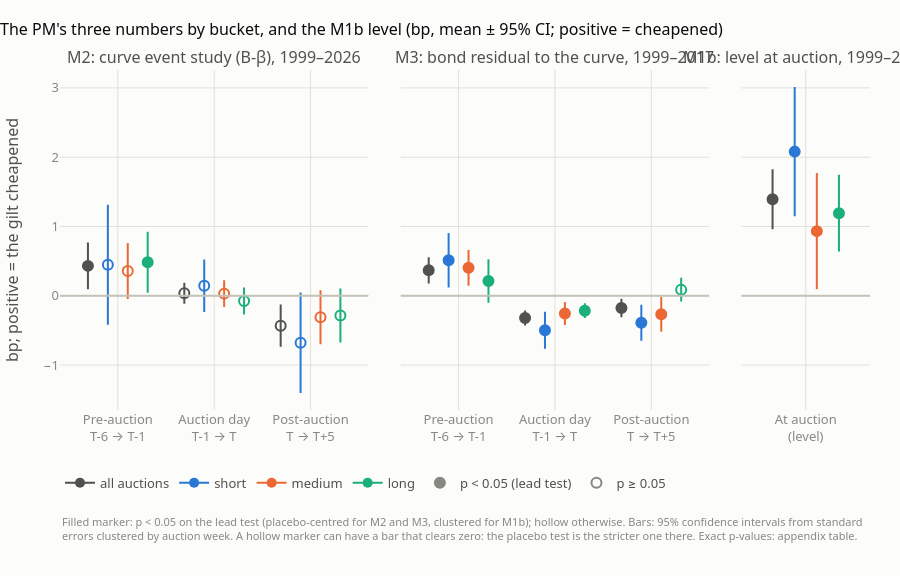

The cell this chart's notebook holds for it:
### Code cell
fig_s, fig_p = rc.chart_buckets(B)
plotting.save_pair("report_2_by_bucket", fig_s, fig_p)
fig_p.show()

### Figure 1 — Plotly figure (JSON) as saved in the notebook; plotly's stock layout.template omitted (floating-point values rounded to 4 significant figures)
{"data": [{"customdata": [["0.09520705784469607", "0.7677237446244133", "912.0", "0.008", "placebo-centred", "0.0121211441140323"], ["-0.11554697484460659", "0.1896671754943362", "912.0", "0.345", "placebo-centred", "0.6342331716239973"], ["-0.7372673050707352", "-0.12772762703148677", "912.0", "0.074", "placebo-centred", "0.0055531967938022"]], "error_y": {"array": [0.3363, 0.1526, 0.3048], "arrayminus": [0.3363, 0.1526, 0.3048], "color": "#52514e", "symmetric": false, "thickness": 2, "type": "data", "width": 0}, "hovertemplate": "<b>all auctions</b>: %{y:+.2f} bp<br>95% CI [%{customdata[0]:+.2f}, %{customdata[1]:+.2f}]<br>p %{customdata[3]} (%{customdata[4]}); clustered p %{customdata[5]:.3f}<br>n %{customdata[2]:.0f}<extra></extra>", "legendgroup": "all auctions", "marker": {"color": "#52514e", "line": {"color": "#52514e", "width": 2}, "size": 10, "symbol": ["circle", "circle-open", "circle-open"]}, "mode": "markers", "name": "all auctions", "showlegend": false, "type": "scatter", "x": [-0.31, 0.69, 1.69], "xaxis": "x", "y": [0.4315, 0.03706, -0.4325], "yaxis": "y"}, {"customdata": [["-0.41656098502319583", "1.3138685477008325", "324.0", "0.249", "placebo-centred", "0.3102450069549688"], ["-0.2328578359753457", "0.5249048790315457", "324.0", "0.250", "placebo-centred", "0.450576651979884"], ["-1.4033836326311553", "0.046906474293106126", "324.0", "0.198", "placebo-centred", "0.0677169984043288"]], "error_y": {"array": [0.8652, 0.3789, 0.7251], "arrayminus": [0.8652, 0.3789, 0.7251], "color": "#2a78d6", "symmetric": false, "thickness": 2, "type": "data", "width": 0}, "hovertemplate": "<b>short</b>: %{y:+.2f} bp<br>95% CI [%{customdata[0]:+.2f}, %{customdata[1]:+.2f}]<br>p %{customdata[3]} (%{customdata[4]}); clustered p %{customdata[5]:.3f}<br>n %{customdata[2]:.0f}<extra></extra>", "legendgroup": "short", "marker": {"color": "#2a78d6", "line": {"color": "#2a78d6", "width": 2}, "size": 10, "symbol": ["circle-open", "circle-open", "circle-open"]}, "mode": "markers", "name": "short", "showlegend": false, "type": "scatter", "x": [-0.1033, 0.8967, 1.897], "xaxis": "x", "y": [0.4487, 0.146, -0.6782], "yaxis": "y"}, {"customdata": [["-0.04598239905452761", "0.7611667625666908", "289.0", "0.053", "placebo-centred", "0.0835163183712935"], ["-0.16174130485698077", "0.22355766964919296", "289.0", "0.359", "placebo-centred", "0.7534022154637638"], ["-0.7008679010094687", "0.08129628773965242", "289.0", "0.494", "placebo-centred", "0.1216292092779738"]], "error_y": {"array": [0.4036, 0.1926, 0.3911], "arrayminus": [0.4036, 0.1926, 0.3911], "color": "#eb6834", "symmetric": false, "thickness": 2, "type": "data", "width": 0}, "hovertemplate": "<b>medium</b>: %{y:+.2f} bp<br>95% CI [%{customdata[0]:+.2f}, %{customdata[1]:+.2f}]<br>p %{customdata[3]} (%{customdata[4]}); clustered p %{customdata[5]:.3f}<br>n %{customdata[2]:.0f}<extra></extra>", "legendgroup": "medium", "marker": {"color": "#eb6834", "line": {"color": "#eb6834", "width": 2}, "size": 10, "symbol": ["circle-open", "circle-open", "circle-open"]}, "mode": "markers", "name": "medium", "showlegend": false, "type": "scatter", "x": [0.1033, 1.103, 2.103], "xaxis": "x", "y": [0.3576, 0.03091, -0.3098], "yaxis": "y"}, {"customdata": [["0.04415887853614098", "0.924325939153686", "299.0", "0.004", "placebo-centred", "0.0318364403562906"], ["-0.2709131242309052", "0.12077751091115697", "299.0", "0.297", "placebo-centred", "0.4530864704373122"], ["-0.6735016316984035", "0.10386757637826344", "299.0", "0.167", "placebo-centred", "0.1519922664415541"]], "error_y": {"array": [0.4401, 0.1958, 0.3887], "arrayminus": [0.4401, 0.1958, 0.3887], "color": "#1baf7a", "symmetric": false, "thickness": 2, "type": "data", "width": 0}, "hovertemplate": "<b>long</b>: %{y:+.2f} bp<br>95% CI [%{customdata[0]:+.2f}, %{customdata[1]:+.2f}]<br>p %{customdata[3]} (%{customdata[4]}); clustered p %{customdata[5]:.3f}<br>n %{customdata[2]:.0f}<extra></extra>", "legendgroup": "long", "marker": {"color": "#1baf7a", "line": {"color": "#1baf7a", "width": 2}, "size": 10, "symbol": ["circle", "circle-open", "circle-open"]}, "mode": "markers", "name": "long", "showlegend": false, "type": "scatter", "x": [0.31, 1.31, 2.31], "xaxis": "x", "y": [0.4842, -0.07507, -0.2848], "yaxis": "y"}, {"customdata": [["0.17825031618119946", "0.5577226426335405", "395.0", "< 0.001", "placebo-centred", "0.0001689604396112"], ["-0.43014001254365436", "-0.21087525338535967", "417.0", "< 0.001", "placebo-centred", "2.046168347516471e-08"], ["-0.3106919052277769", "-0.04229480468083566", "416.0", "0.004", "placebo-centred", "0.0103222502202035"]], "error_y": {"array": [0.1897, 0.1096, 0.1342], "arrayminus": [0.1897, 0.1096, 0.1342], "color": "#52514e", "symmetric": false, "thickness": 2, "type": "data", "width": 0}, "hovertemplate": "<b>all auctions</b>: %{y:+.2f} bp<br>95% CI [%{customdata[0]:+.2f}, %{customdata[1]:+.2f}]<br>p %{customdata[3]} (%{customdata[4]}); clustered p %{customdata[5]:.3f}<br>n %{customdata[2]:.0f}<extra></extra>", "legendgroup": "all auctions", "marker": {"color": "#52514e", "line": {"color": "#52514e", "width": 2}, "size": 10, "symbol": ["circle", "circle", "circle"]}, "mode": "markers", "name": "all auctions", "showlegend": false, "type": "scatter", "x": [-0.31, 0.69, 1.69], "xaxis": "x2", "y": [0.368, -0.3205, -0.1765], "yaxis": "y2"}, {"customdata": [["0.12112424490980034", "0.9050754459423344", "127.0", "< 0.001", "placebo-centred", "0.0114788442660137"], ["-0.765329568282523", "-0.23102655282549928", "137.0", "< 0.001", "placebo-centred", "0.0003672840585559"], ["-0.6499504908325259", "-0.12802955752028033", "136.0", "0.001", "placebo-centred", "0.0040882189133522"]], "error_y": {"array": [0.392, 0.2672, 0.261], "arrayminus": [0.392, 0.2672, 0.261], "color": "#2a78d6", "symmetric": false, "thickness": 2, "type": "data", "width": 0}, "hovertemplate": "<b>short</b>: %{y:+.2f} bp<br>95% CI [%{customdata[0]:+.2f}, %{customdata[1]:+.2f}]<br>p %{customdata[3]} (%{customdata[4]}); clustered p %{customdata[5]:.3f}<br>n %{customdata[2]:.0f}<extra></extra>", "legendgroup": "short", "marker": {"color": "#2a78d6", "line": {"color": "#2a78d6", "width": 2}, "size": 10, "symbol": ["circle", "circle", "circle"]}, "mode": "markers", "name": "short", "showlegend": false, "type": "scatter", "x": [-0.1033, 0.8967, 1.897], "xaxis": "x2", "y": [0.5131, -0.4982, -0.389], "yaxis": "y2"}, {"customdata": [["0.1444803373562768", "0.6617582321650439", "122.0", "< 0.001", "placebo-centred", "0.0027699521672409"], ["-0.42277264971708256", "-0.08814453942149264", "127.0", "< 0.001", "placebo-centred", "0.0033295473418591"], ["-0.5207557954960031", "-0.01574212839377287", "127.0", "0.021", "placebo-centred", "0.0393481847153506"]], "error_y": {"array": [0.2586, 0.1673, 0.2525], "arrayminus": [0.2586, 0.1673, 0.2525], "color": "#eb6834", "symmetric": false, "thickness": 2, "type": "data", "width": 0}, "hovertemplate": "<b>medium</b>: %{y:+.2f} bp<br>95% CI [%{customdata[0]:+.2f}, %{customdata[1]:+.2f}]<br>p %{customdata[3]} (%{customdata[4]}); clustered p %{customdata[5]:.3f}<br>n %{customdata[2]:.0f}<extra></extra>", "legendgroup": "medium", "marker": {"color": "#eb6834", "line": {"color": "#eb6834", "width": 2}, "size": 10, "symbol": ["circle", "circle", "circle"]}, "mode": "markers", "name": "medium", "showlegend": false, "type": "scatter", "x": [0.1033, 1.103, 2.103], "xaxis": "x2", "y": [0.4031, -0.2555, -0.2682], "yaxis": "y2"}, {"customdata": [["-0.10108176160934154", "0.5258821212805743", "146.0", "0.005", "placebo-centred", "0.1862644068827652"], ["-0.32157010738387626", "-0.10925403823704369", "153.0", "0.001", "placebo-centred", "0.0001075822602249"], ["-0.08446610809714583", "0.2615775563847296", "153.0", "0.234", "placebo-centred", "0.3173761960834028"]], "error_y": {"array": [0.3135, 0.1062, 0.173], "arrayminus": [0.3135, 0.1062, 0.173], "color": "#1baf7a", "symmetric": false, "thickness": 2, "type": "data", "width": 0}, "hovertemplate": "<b>long</b>: %{y:+.2f} bp<br>95% CI [%{customdata[0]:+.2f}, %{customdata[1]:+.2f}]<br>p %{customdata[3]} (%{customdata[4]}); clustered p %{customdata[5]:.3f}<br>n %{customdata[2]:.0f}<extra></extra>", "legendgroup": "long", "marker": {"color": "#1baf7a", "line": {"color": "#1baf7a", "width": 2}, "size": 10, "symbol": ["circle", "circle", "circle-open"]}, "mode": "markers", "name": "long", "showlegend": false, "type": "scatter", "x": [0.31, 1.31, 2.31], "xaxis": "x2", "y": [0.2124, -0.2154, 0.08856], "yaxis": "y2"}, {"customdata": [["0.9610515188241544", "1.8246189087437494", "319.0", "< 0.001", "clustered", "9.53759585062942e-10"]], "error_y": {"array": [0.4318], "arrayminus": [0.4318], "color": "#52514e", "symmetric": false, "thickness": 2, "type": "data", "width": 0}, "hovertemplate": "<b>all auctions</b>: %{y:+.2f} bp<br>95% CI [%{customdata[0]:+.2f}, %{customdata[1]:+.2f}]<br>p %{customdata[3]} (%{customdata[4]}); clustered p %{customdata[5]:.3f}<br>n %{customdata[2]:.0f}<extra></extra>", "legendgroup": "all auctions", "marker": {"color": "#52514e", "line": {"color": "#52514e", "width": 2}, "size": 10, "symbol": ["circle"]}, "mode": "markers", "name": "all auctions", "showlegend": false, "type": "scatter", "x": [-0.31], "xaxis": "x3", "y": [1.393], "yaxis": "y3"}, {"customdata": [["1.1480516689225244", "3.013356770454582", "98.0", "< 0.001", "clustered", "3.0871539115888714e-05"]], "error_y": {"array": [0.9327], "arrayminus": [0.9327], "color": "#2a78d6", "symmetric": false, "thickness": 2, "type": "data", "width": 0}, "hovertemplate": "<b>short</b>: %{y:+.2f} bp<br>95% CI [%{customdata[0]:+.2f}, %{customdata[1]:+.2f}]<br>p %{customdata[3]} (%{customdata[4]}); clustered p %{customdata[5]:.3f}<br>n %{customdata[2]:.0f}<extra></extra>", "legendgroup": "short", "marker": {"color": "#2a78d6", "line": {"color": "#2a78d6", "width": 2}, "size": 10, "symbol": ["circle"]}, "mode": "markers", "name": "short", "showlegend": false, "type": "scatter", "x": [-0.1033], "xaxis": "x3", "y": [2.081], "yaxis": "y3"}, {"customdata": [["0.09234350385837631", "1.7735615539263372", "89.0", "0.032", "clustered", "0.0322879489129357"]], "error_y": {"array": [0.8406], "arrayminus": [0.8406], "color": "#eb6834", "symmetric": false, "thickness": 2, "type": "data", "width": 0}, "hovertemplate": "<b>medium</b>: %{y:+.2f} bp<br>95% CI [%{customdata[0]:+.2f}, %{customdata[1]:+.2f}]<br>p %{customdata[3]} (%{customdata[4]}); clustered p %{customdata[5]:.3f}<br>n %{customdata[2]:.0f}<extra></extra>", "legendgroup": "medium", "marker": {"color": "#eb6834", "line": {"color": "#eb6834", "width": 2}, "size": 10, "symbol": ["circle"]}, "mode": "markers", "name": "medium", "showlegend": false, "type": "scatter", "x": [0.1033], "xaxis": "x3", "y": [0.933], "yaxis": "y3"}, {"customdata": [["0.6386910219724042", "1.7457429870606698", "132.0", "< 0.001", "clustered", "4.504043215855886e-05"]], "error_y": {"array": [0.5535], "arrayminus": [0.5535], "color": "#1baf7a", "symmetric": false, "thickness": 2, "type": "data", "width": 0}, "hovertemplate": "<b>long</b>: %{y:+.2f} bp<br>95% CI [%{customdata[0]:+.2f}, %{customdata[1]:+.2f}]<br>p %{customdata[3]} (%{customdata[4]}); clustered p %{customdata[5]:.3f}<br>n %{customdata[2]:.0f}<extra></extra>", "legendgroup": "long", "marker": {"color": "#1baf7a", "line": {"color": "#1baf7a", "width": 2}, "size": 10, "symbol": ["circle"]}, "mode": "markers", "name": "long", "showlegend": false, "type": "scatter", "x": [0.31], "xaxis": "x3", "y": [1.192], "yaxis": "y3"}, {"legendgroup": "all auctions", "line": {"color": "#52514e", "width": 2}, "marker": {"color": "#52514e", "size": 10}, "mode": "markers+lines", "name": "all auctions", "type": "scatter", "x": [null], "xaxis": "x", "y": [null], "yaxis": "y"}, {"legendgroup": "short", "line": {"color": "#2a78d6", "width": 2}, "marker": {"color": "#2a78d6", "size": 10}, "mode": "markers+lines", "name": "short", "type": "scatter", "x": [null], "xaxis": "x", "y": [null], "yaxis": "y"}, {"legendgroup": "medium", "line": {"color": "#eb6834", "width": 2}, "marker": {"color": "#eb6834", "size": 10}, "mode": "markers+lines", "name": "medium", "type": "scatter", "x": [null], "xaxis": "x", "y": [null], "yaxis": "y"}, {"legendgroup": "long", "line": {"color": "#1baf7a", "width": 2}, "marker": {"color": "#1baf7a", "size": 10}, "mode": "markers+lines", "name": "long", "type": "scatter", "x": [null], "xaxis": "x", "y": [null], "yaxis": "y"}, {"marker": {"color": "#898781", "line": {"color": "#898781", "width": 2}, "size": 10, "symbol": "circle"}, "mode": "markers", "name": "p < 0.05 (lead test)", "type": "scatter", "x": [null], "xaxis": "x", "y": [null], "yaxis": "y"}, {"marker": {"color": "#898781", "line": {"color": "#898781", "width": 2}, "size": 10, "symbol": "circle-open"}, "mode": "markers", "name": "p ≥ 0.05", "type": "scatter", "x": [null], "xaxis": "x", "y": [null], "yaxis": "y"}], "layout": {"annotations": [{"font": {"size": 16}, "showarrow": false, "text": "M2: curve event study (B-β), 1999–2026", "x": 0.1903, "xanchor": "center", "xref": "paper", "y": 1.0, "yanchor": "bottom", "yref": "paper"}, {"font": {"size": 16}, "showarrow": false, "text": "M3: bond residual to the curve, 1999–2017", "x": 0.611, "xanchor": "center", "xref": "paper", "y": 1.0, "yanchor": "bottom", "yref": "paper"}, {"font": {"size": 16}, "showarrow": false, "text": "M1b: level at auction, 1999–2017", "x": 0.9207, "xanchor": "center", "xref": "paper", "y": 1.0, "yanchor": "bottom", "yref": "paper"}, {"align": "left", "font": {"color": "#898781", "size": 11}, "showarrow": false, "text": "Filled marker: p < 0.05 on the lead test (placebo-centred for M2 and M3, clustered for M1b); hollow otherwise. Bars: 95% confidence intervals from standard<br>errors clustered by auction week. A hollow marker can have a bar that clears zero: the placebo test is the stricter one there. Exact p-values: appendix table.", "x": 0, "xanchor": "left", "xref": "paper", "y": -0.3, "yanchor": "top", "yref": "paper"}], "height": 576, "legend": {"orientation": "h", "x": 0, "y": -0.17}, "margin": {"b": 166}, "shapes": [{"line": {"color": "#c3c2b7"}, "type": "line", "x0": 0, "x1": 1, "xref": "x domain", "y0": 0, "y1": 0, "yref": "y"}, {"line": {"color": "#c3c2b7"}, "type": "line", "x0": 0, "x1": 1, "xref": "x2 domain", "y0": 0, "y1": 0, "yref": "y2"}, {"line": {"color": "#c3c2b7"}, "type": "line", "x0": 0, "x1": 1, "xref": "x3 domain", "y0": 0, "y1": 0, "yref": "y3"}], "title": {"text": "The PM's three numbers by bucket, and the M1b level (bp, mean ± 95% CI; positive = cheapened)"}, "xaxis": {"anchor": "y", "domain": [0.0, 0.3807], "range": [-0.6, 2.6], "ticktext": ["Pre-auction<br>T-6 → T-1", "Auction day<br>T-1 → T", "Post-auction<br>T → T+5"], "tickvals": [0, 1, 2]}, "xaxis2": {"anchor": "y2", "domain": [0.4207, 0.8014], "range": [-0.6, 2.6], "ticktext": ["Pre-auction<br>T-6 → T-1", "Auction day<br>T-1 → T", "Post-auction<br>T → T+5"], "tickvals": [0, 1, 2]}, "xaxis3": {"anchor": "y3", "domain": [0.8414, 1.0], "range": [-0.6, 0.6], "ticktext": ["At auction<br>(level)"], "tickvals": [0]}, "yaxis": {"anchor": "x", "domain": [0.0, 1.0], "title": {"text": "bp; positive = the gilt cheapened"}}, "yaxis2": {"anchor": "x2", "domain": [0.0, 1.0], "matches": "y", "showticklabels": false}, "yaxis3": {"anchor": "x3", "domain": [0.0, 1.0], "matches": "y", "showticklabels": false}}}
